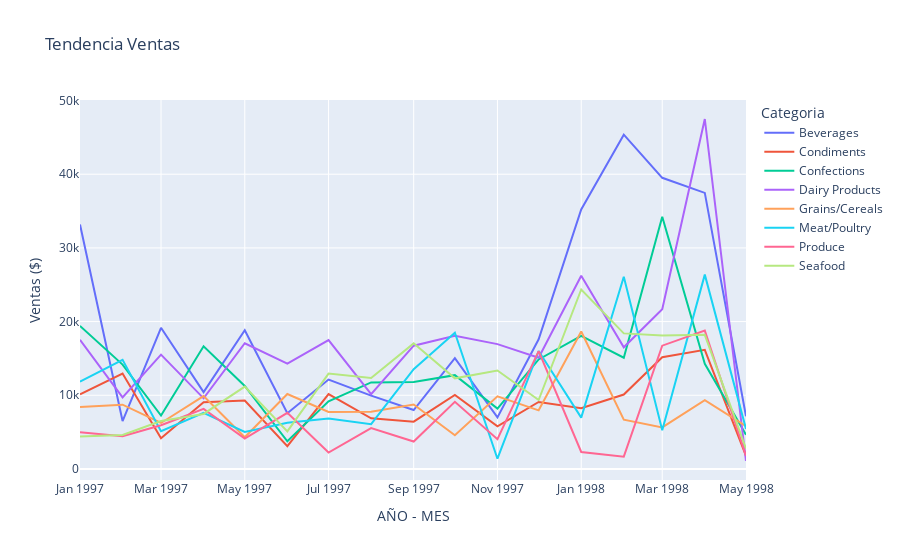

Here is the notebook cell this chart was saved with:
### Code cell
# 1: Tendencia de ventas por categoría de producto
query_sql_uno = "SELECT * FROM v_TendenciaVentasPorCategoriaProductos"
df_uno = dataframe_query(query_sql=query_sql_uno)
# df_uno.head()

line_plot = px.line(data_frame=df_uno,x="Año-Mes",y="TotalVentas",color="Categoria",title="Tendencia Ventas")
line_plot.update_layout(
    xaxis_title ='AÑO - MES',
    yaxis_title = 'Ventas ($)',
    hoverlabel=dict(
            bgcolor="green",
            font_color = "white"
        )
)
line_plot.show()

### Figure 1 — Plotly figure (JSON) as saved in the notebook; plotly's stock layout.template omitted (floating-point values rounded to 4 significant figures)
{"data": [{"hovertemplate": "Categoria=Beverages<br>Año-Mes=%{x}<br>TotalVentas=%{y}<extra></extra>", "legendgroup": "Beverages", "line": {"color": "#636efa", "dash": "solid"}, "marker": {"symbol": "circle"}, "mode": "lines", "name": "Beverages", "orientation": "v", "showlegend": true, "type": "scatter", "x": ["1997-01", "1997-02", "1997-03", "1997-04", "1997-05", "1997-06", "1997-07", "1997-08", "1997-09", "1997-10", "1997-11", "1997-12", "1998-01", "1998-02", "1998-03", "1998-04", "1998-05"], "xaxis": "x", "y": [33190.0, 6499.0, 19160.0, 10440.0, 18830.0, 7559.0, 12140.0, 9953.0, 7997.0, 15030.0, 7005, 17600.0, 35210.0, 45370.0, 39510.0, 37460.0, 7160.0], "yaxis": "y"}, {"hovertemplate": "Categoria=Condiments<br>Año-Mes=%{x}<br>TotalVentas=%{y}<extra></extra>", "legendgroup": "Condiments", "line": {"color": "#EF553B", "dash": "solid"}, "marker": {"symbol": "circle"}, "mode": "lines", "name": "Condiments", "orientation": "v", "showlegend": true, "type": "scatter", "x": ["1997-01", "1997-02", "1997-03", "1997-04", "1997-05", "1997-06", "1997-07", "1997-08", "1997-09", "1997-10", "1997-11", "1997-12", "1998-01", "1998-02", "1998-03", "1998-04", "1998-05"], "xaxis": "x", "y": [10120.0, 12960.0, 4170.0, 9052.0, 9281.0, 3097.0, 10170.0, 6867.0, 6414.0, 10030.0, 5791.0, 9097.0, 8235.0, 10100.0, 15170.0, 16170.0, 1763.0], "yaxis": "y"}, {"hovertemplate": "Categoria=Confections<br>Año-Mes=%{x}<br>TotalVentas=%{y}<extra></extra>", "legendgroup": "Confections", "line": {"color": "#00cc96", "dash": "solid"}, "marker": {"symbol": "circle"}, "mode": "lines", "name": "Confections", "orientation": "v", "showlegend": true, "type": "scatter", "x": ["1997-01", "1997-02", "1997-03", "1997-04", "1997-05", "1997-06", "1997-07", "1997-08", "1997-09", "1997-10", "1997-11", "1997-12", "1998-01", "1998-02", "1998-03", "1998-04", "1998-05"], "xaxis": "x", "y": [19420.0, 14170.0, 7247.0, 16640.0, 11270.0, 3754.0, 9173.0, 11750.0, 11820.0, 12730.0, 8196.0, 14870.0, 18060.0, 15100.0, 34230.0, 14280.0, 4630], "yaxis": "y"}, {"hovertemplate": "Categoria=Dairy Products<br>Año-Mes=%{x}<br>TotalVentas=%{y}<extra></extra>", "legendgroup": "Dairy Products", "line": {"color": "#ab63fa", "dash": "solid"}, "marker": {"symbol": "circle"}, "mode": "lines", "name": "Dairy Products", "orientation": "v", "showlegend": true, "type": "scatter", "x": ["1997-01", "1997-02", "1997-03", "1997-04", "1997-05", "1997-06", "1997-07", "1997-08", "1997-09", "1997-10", "1997-11", "1997-12", "1998-01", "1998-02", "1998-03", "1998-04", "1998-05"], "xaxis": "x", "y": [17520.0, 9718.0, 15520.0, 9586.0, 17060.0, 14280.0, 17480.0, 10140.0, 16730.0, 18090.0, 16940.0, 15090.0, 26220.0, 16520.0, 21660.0, 47490.0, 1081.0], "yaxis": "y"}, {"hovertemplate": "Categoria=Grains/Cereals<br>Año-Mes=%{x}<br>TotalVentas=%{y}<extra></extra>", "legendgroup": "Grains/Cereals", "line": {"color": "#FFA15A", "dash": "solid"}, "marker": {"symbol": "circle"}, "mode": "lines", "name": "Grains/Cereals", "orientation": "v", "showlegend": true, "type": "scatter", "x": ["1997-01", "1997-02", "1997-03", "1997-04", "1997-05", "1997-06", "1997-07", "1997-08", "1997-09", "1997-10", "1997-11", "1997-12", "1998-01", "1998-02", "1998-03", "1998-04", "1998-05"], "xaxis": "x", "y": [8413.0, 8730.0, 6241.0, 9889.0, 4308.0, 10179, 7731.0, 7756.0, 8754.0, 4574.0, 9864, 7957.0, 18660.0, 6688.0, 5634.0, 9345.0, 5815.0], "yaxis": "y"}, {"hovertemplate": "Categoria=Meat/Poultry<br>Año-Mes=%{x}<br>TotalVentas=%{y}<extra></extra>", "legendgroup": "Meat/Poultry", "line": {"color": "#19d3f3", "dash": "solid"}, "marker": {"symbol": "circle"}, "mode": "lines", "name": "Meat/Poultry", "orientation": "v", "showlegend": true, "type": "scatter", "x": ["1997-01", "1997-02", "1997-03", "1997-04", "1997-05", "1997-06", "1997-07", "1997-08", "1997-09", "1997-10", "1997-11", "1997-12", "1998-01", "1998-02", "1998-03", "1998-04", "1998-05"], "xaxis": "x", "y": [11840.0, 14810.0, 5128, 7604.0, 5029.0, 6261.0, 6857.0, 6077.0, 13540.0, 18500.0, 1393.0, 16000.0, 6968.0, 26090.0, 5252, 26370.0, 5432.0], "yaxis": "y"}, {"hovertemplate": "Categoria=Produce<br>Año-Mes=%{x}<br>TotalVentas=%{y}<extra></extra>", "legendgroup": "Produce", "line": {"color": "#FF6692", "dash": "solid"}, "marker": {"symbol": "circle"}, "mode": "lines", "name": "Produce", "orientation": "v", "showlegend": true, "type": "scatter", "x": ["1997-01", "1997-02", "1997-03", "1997-04", "1997-05", "1997-06", "1997-07", "1997-08", "1997-09", "1997-10", "1997-11", "1997-12", "1998-01", "1998-02", "1998-03", "1998-04", "1998-05"], "xaxis": "x", "y": [4981.0, 4432.0, 5940, 8159.0, 4134, 7619.0, 2228.0, 5552.0, 3720.0, 9107, 4047.0, 15990.0, 2301, 1668.0, 16730.0, 18770.0, 1807.0], "yaxis": "y"}, {"hovertemplate": "Categoria=Seafood<br>Año-Mes=%{x}<br>TotalVentas=%{y}<extra></extra>", "legendgroup": "Seafood", "line": {"color": "#B6E880", "dash": "solid"}, "marker": {"symbol": "circle"}, "mode": "lines", "name": "Seafood", "orientation": "v", "showlegend": true, "type": "scatter", "x": ["1997-01", "1997-02", "1997-03", "1997-04", "1997-05", "1997-06", "1997-07", "1997-08", "1997-09", "1997-10", "1997-11", "1997-12", "1998-01", "1998-02", "1998-03", "1998-04", "1998-05"], "xaxis": "x", "y": [4417.0, 4622.0, 6510.0, 7468.0, 11180.0, 5103.0, 12940.0, 12350.0, 17050.0, 12300.0, 13360.0, 9357.0, 24360.0, 18400.0, 18100.0, 18210.0, 2751.0], "yaxis": "y"}], "layout": {"hoverlabel": {"bgcolor": "green", "font": {"color": "white"}}, "legend": {"title": {"text": "Categoria"}, "tracegroupgap": 0}, "title": {"text": "Tendencia Ventas"}, "xaxis": {"anchor": "y", "domain": [0, 1], "title": {"text": "AÑO - MES"}}, "yaxis": {"anchor": "x", "domain": [0, 1], "title": {"text": "Ventas ($)"}}}}
